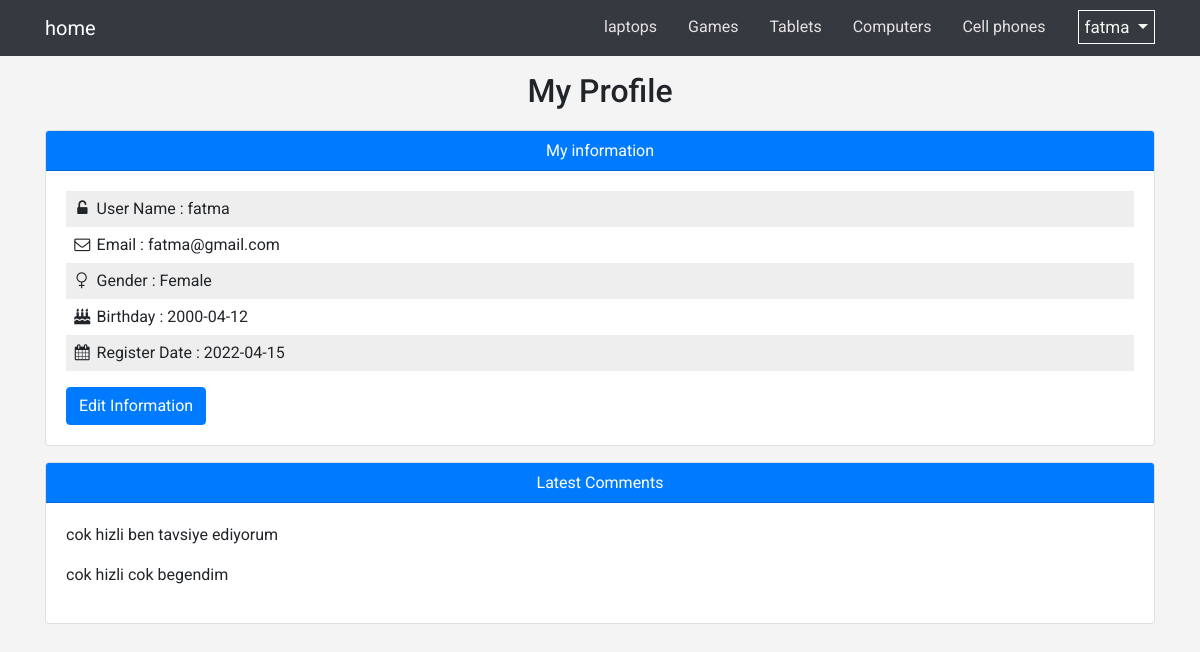
Page /profile.php (signed in) on the committed database.
### tables this page shows
CREATE TABLE `categories` (
  `ID` int(11) NOT NULL,
  `Name` varchar(255) NOT NULL,
  `Description` text NOT NULL,
  `Ordering` int(11) NOT NULL,
  `Visibility` tinyint(4) NOT NULL DEFAULT 0
);

CREATE TABLE `users` (
  `UserID` int(11) NOT NULL,
  `UserName` varchar(255) NOT NULL,
  `Email` varchar(255) NOT NULL,
  `Password` varchar(255) NOT NULL,
  `gender` varchar(255) NOT NULL,
  `Date` date NOT NULL,
  `avatar` varchar(255) NOT NULL,
  `Birthday` date NOT NULL,
  `RegStatus` int(11) NOT NULL DEFAULT 0,
  `RoleID` int(11) NOT NULL
);

CREATE TABLE `comments` (
  `c_id` int(11) NOT NULL,
  `comment` text NOT NULL,
  `status` tinyint(4) NOT NULL,
  `comment_date` date NOT NULL,
  `item_id` int(11) NOT NULL,
  `user_id` int(11) NOT NULL
);

### includes/functions/functions.php (called while the page is built, shortened)
<?php
function getCat(){
    global $con;
    $getstmt = $con->prepare("SELECT * FROM categories where Visibility = 0 ORDER BY ID desc");
    $getstmt->execute();
    $rows = $getstmt->fetchAll();
    return  $rows;
}

### profile.php (the view, shortened to what this page needs)
<?php
  include 'init.php';
  include $tpl . 'navbar.php';
  include $tpl.'header.php';
  if (isset($_SESSION['email'])) {
    $getUser = $con->prepare('SELECT * FROM users WHERE Email = ?');
    $getUser->execute(array($sessionemail));
    $info = $getUser->fetch();
?>
    <h2 class="text-center mt-3">My Profile</h2>
    <div class="information block">
        <div class="container">
            <div class="card panel-primary">
                <div class="card-header progress-bar ">My information</div>
                <div class="card-body">
                    <ul class="list-unstyled">
                        <li>
                            <i class="fa fa-unlock-alt fa-fw"></i>
                            <span>User Name </span>: <?php echo $info['UserName']; ?>
                        </li>
                        <li>
                        <i class="fa fa-envelope-o fa-fw"></i>
                            <span>Email </span>: <?php echo $info['Email']; ?>
                        </li>
                        <li>
                        <i class="fa fa-venus fa-fw"></i>
                            <span>Gender  </span>: <?php echo $info['gender']; ?>
                        </li>
                        <li>
                        <i class="fa fa-birthday-cake fa-fw"></i>
                            <span>Birthday </span> : <?php echo $info['Birthday']; ?>
                        </li>
                        <li>
                        <i class="fa fa-calendar fa-fw"></i>
                            <span>Register Date </span> : <?php echo $info['Date']; ?>
                        </li>
                        <a href="" class="btn btn-primary my-button mt-3">Edit Information</a>
                    </ul>
                </div>
            </div>
        </div>
    </div>
    <div class="my-comments block mt-3">
        <div class="container">
            <div class="card card-primary">
                <div class="card-header progress-bar">Latest Comments</div>
                <div class="card-body">
                    <?php
                    $stmt = $con->prepare("SELECT comment,comment_date FROM comments where user_id = ? ");
                    $stmt->execute(array($info['UserID']));
                    $comments = $stmt->fetchAll();
                    if (!empty($comments)) {
                        foreach ($comments as $comment) {
                            echo '<p>' . $comment['comment'] .'</p>';
                        }
                    } else {
                        echo 'There Is Not Comments To Show';
                    }
                    ?>
                </div>
            </div>
        </div>
    </div>
<?php } else {
    header('Location: login.php');
    exit();
}
    include $tpl.'footer.php';
?>

### includes/templates/navbar.php (shortened to what this page needs)
<nav class="navbar navbar-expand-lg navbar-dark bg-dark">
    <div class="container">
  <a class="navbar-brand" href="mainpage.php">home</a>
  <div class="collapse navbar-collapse" id="navbarSupportedContent">
    <ul class="navbar-nav  ml-auto">
      <?php
            foreach(getCat() as $cat){
                echo
                '<li class="ml-3 links-h">
                         <a href="categories.php?pageid='.$cat['ID'].'&pagename=' .str_replace(' ','-',$cat['Name']).'">'. $cat['Name']. '</a>
                </li>';
            }
       ?>
       <li class="ml-3 links-h1 dropdown ">
        <a class=" dropdown-toggle t ml-3" href="#" id="navbarDropdown" role="button" data-toggle="dropdown" aria-haspopup="true" aria-expanded="false">
         <?php
          $e = $_SESSION['email'];
          $tmt2 = $con->prepare("SELECT * FROM users where Email = '$e'");
          $tmt2->execute();
          $row=$tmt2->fetch();
          $count = $tmt2->rowCount();
         if ($count == 1) {
              echo $row['UserName'];
         }?>
        </a>
      </li>
    </ul>
  </div>
  </div>
</nav>

### layout/css/style2.css (style rules this page uses)
html { padding: 0; margin: 0; }
body { font-family: 'Roboto', sans-serif; }
.body-login { margin: 0; padding: 0; background-color: #f5f4f4; }
.links-h a { width: 65%; color: rgb(230, 224, 224); left: 50px; margin-left: 15px; }
.links-h1 .t { width: 35%; color:rgb(243, 247, 240) ; font-size: 17px; border: 1px solid #fff; padding: 6px; }
.information { margin-top: 20px; }
.information ul { padding: 0; margin: 0; }
.information ul li { padding: 6px; }
.information ul li:nth-child(odd) { background-color: #eee; }
.card-header { height: 40px; }

### rows in the picture
categories: Name "laptops"
categories: Name "Games"
categories: Name "Tablets"
categories: Name "Computers"
categories: Name "Cell phones"
users: UserName "fatma", Email "fatma@gmail.com", gender "Female", Birthday "2000-04-12", Date "2022-04-15"
comments: comment "cok hizli ben tavsiye ediyorum"
comments: comment "cok hizli cok begendim"
